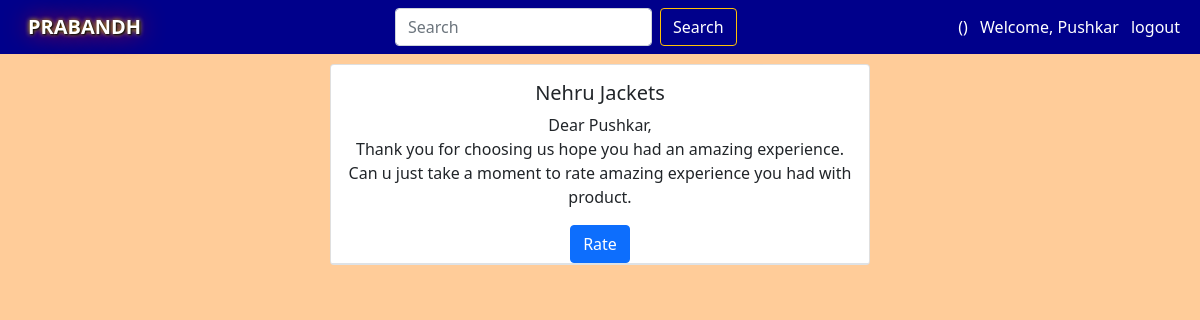
The app's page /noti/ (signed in), older data.
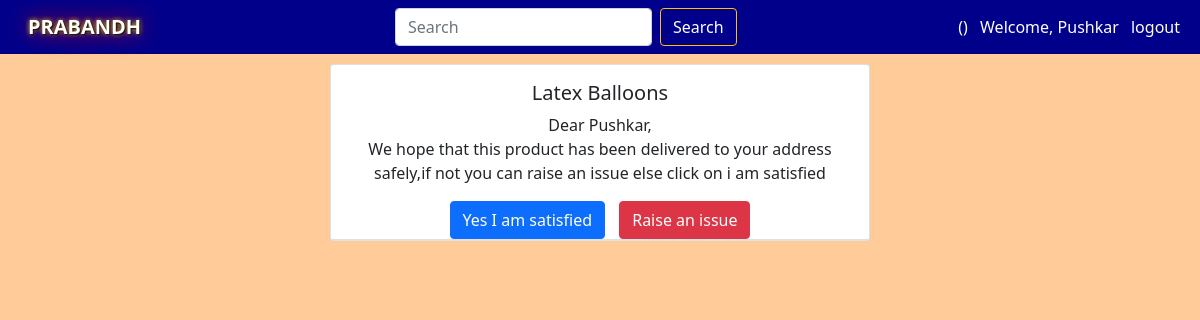
The same page, newer data.
### Rent/models.py (models this page shows, shortened)
class Product(models.Model):
    seller_of_item=models.ForeignKey(Seller,related_name='seller_of_item', on_delete=models.CASCADE)
    availability=models.BooleanField(default=True)
    title=models.CharField(max_length=20)
    category = models.ForeignKey(Category, on_delete=models.SET_NULL, blank=True, null=True)
    subcategory=models.ForeignKey(Subcategory,on_delete=models.SET_NULL, blank=True, null=True)
    rental_price=models.IntegerField()
    about=models.TextField()
    deposit=models.IntegerField()
    image_of_product=models.ImageField(upload_to='title_photos')

### Rent/views.py (the view)
# urls.py: path('noti/',views.Issue,name="issue"),
def Issue(request):
    us = request.user
    i=0
    product1 = {}
    sell=Seller.objects.filter(seller=us).exists()
    if sell==True:
        u = Seller.objects.get(seller=us)
        product=(Product.objects.filter(seller_of_item=u)).values('id')
        print(product)
        prod = []
        j = 0
        for i in product:
            j = j + 1
        print(j)
        for i in range(0, j):
            prod = prod + list(product[i].values())
        print(prod)
        print("Hello")
        rentamount=Rent_Amount.objects.filter(related_product_id__in=prod,satisfaction=False)
        print(rentamount)
        print("Hello1")
        for r in rentamount:
            prod = Issues.objects.filter(complain_against=r.related_product, complainer=us).exists()
            if r.delivered_date<= date.today() and prod!=True:
                print(r.related_product_id)
                i=i+1
                product1=Product.objects.filter(id=r.related_product_id)
    product2={}
    rentamount = Rent_Amount.objects.filter(customer_of_item=us)
    for r in rentamount:
        prod = Ratings.objects.filter(rating_for_product=r.related_product,rating_by=us).exists()
        if r.sent_date <= date.today() and prod!=True:
            product2=Product.objects.filter(id=r.related_product_id)
            i=i+1
    product3 = {}
    rentamount = Rent_Amount.objects.filter(customer_of_item=us)
    print(rentamount)
    for r in rentamount:
        print(r.delivered_date)
        print(date.today()+timedelta(days=1))
        if r.sent_date == (date.today()+timedelta(days=1)):
            print(date.today()+timedelta(days=1))
            i=i+1
            product3=Product.objects.filter(id=r.related_product_id)
    context={
        'product':product1,
        'products':product2,
        'products1':product3,
        'i': i,
    }
    return render(request, 'Rent/subcstfil.html', context)

### Rent/templates/Rent/subcstfil.html (shortened to what this page needs)
{% extends 'Rent/Weddings.html' %}
{% load static %}
{% block css %}
<link href="https://maxcdn.bootstrapcdn.com/font-awesome/4.7.0/css/font-awesome.min.css" rel="stylesheet" />
{% endblock css %}
{% block content %}
    <main>
        <center>
        {% for i in product %}
            <div class="card mb-3 border-bottom" style="max-width: 540px;">
              <div class="row g-0 border-bottom">
                <div class="col-md-12 col-sm-8">
                    <div class="card-body">
                      <h5 class="card-title">{{i.title}}</h5>
                                Dear {{request.user}},<br>
                                We hope that this product has been delivered to your address safely,if not you can raise an issue else
                                click on i am satisfied
                    </div>
                  <a href="/update/{{i.id}}" class="btn btn-primary" style="margin-right:10px;">Yes I am satisfied</a>
                    <a id="myButton" class="btn btn-danger">Raise an issue</a>
                </div>
              </div>
            </div>
     {% endfor %}
        {% for i in products %}
            <div class="card mb-3 border-bottom" style="max-width: 540px;">
              <div class="row g-0 border-bottom">
                <div class="col-md-12 col-sm-8">
                    <div class="card-body">
                      <h5 class="card-title">{{i.title}}</h5>
                                Dear {{request.user}},<br>Thank you for choosing us hope you had an amazing experience.
                                Can u just take a moment to rate amazing experience you had with product.
                    </div>
                    <button id="myBtn" class="btn btn-primary">Rate</button>
                </div>
              </div>
            </div>
     {% endfor %}
            </center>
    </main>
{% endblock %}

### User/templates/User/basic.html (shortened to what this page needs)
{% load pwa %}
<!DOCTYPE html>
<html lang="en">
<head>
  <link href="https://cdn.jsdelivr.net/npm/bootstrap@5.1.0/dist/css/bootstrap.min.css" rel="stylesheet"
>
  {% block css %}{% endblock css %}
</head>
  <body>
      <nav class="navbar navbar-dark " style="background-color:darkblue;">
          <div class="container-fluid">
            <div class="me-4 mx-3">
              <b>
              <a href="/" class="navbar-brand" style="color: white; text-shadow: 1px 1px 2px black, 0 0 25px red, 0 0 5px yellow;">
              PRABANDH</a>
                </b>
            </div>
            <form class="d-flex" method='get' action='/search/1'>
              <input class="form-control me-2" type="text" placeholder="Search" aria-label="Search" name="search" id="search">
              <button class="btn btn-outline-warning" type="submit" ><a href="/search/1" style="color:white; text-decoration: none;" >Search </a></button>
            </form>
            <div class="color">
              <a href="/noti" style="color:white;text-decoration:none;" class="mx-2">({{k}})</a>
              {% if user.is_authenticated %}
                <a href="/user/profile" class="text-decoration-none" style="color: white">Welcome, {{user}}</a>
                <a href="/user/logout" class="text-decoration-none mx-2" style="color: white">logout</a>
              {% else %}
                <a href="/user/" class="text-decoration-none" style="color: white">Sign Up</a>
                <span style="color: white">/</span>
                <a href="/user/login" class="text-decoration-none" style="color: white">Login</a>
              {% endif %}
            </div>
          </div>
      </nav>
  {% block content %}{% endblock %}
    </body>
</html>

Row changes from the older to the newer data that the page shows:
no longer on this page (row edited): Product: title "Nehru Jackets", {{ request.user }} "Pushkar"
now on this page (row edited): Product: title "Latex Balloons", {{ request.user }} "Pushkar"
